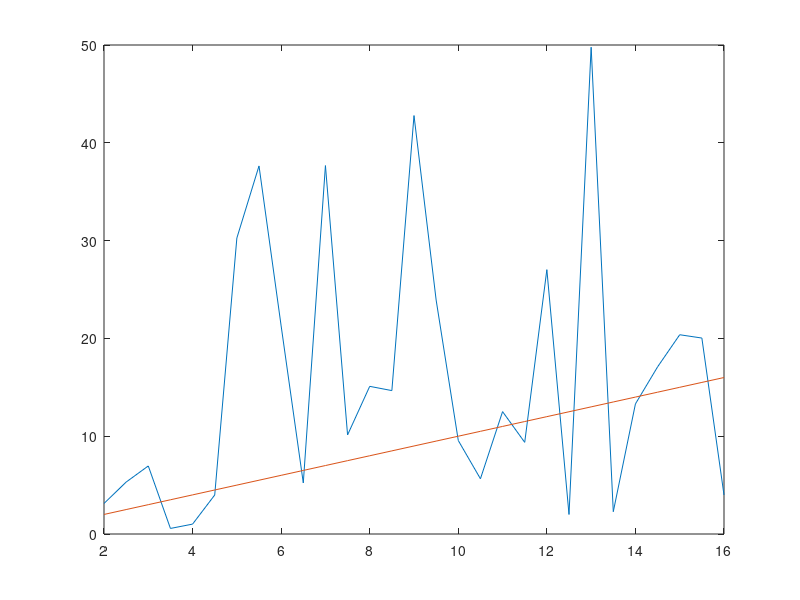

Here is the MATLAB script that generated this plot:
clc
xn = [0.631188734269011,0.355073651878849,0.997003271606648,0.224171498983127,0.652451072968615,0.604990641908259,0.387245431483135,0.142187159290504,0.0251349857102031,0.421112253765241,0.184100289427511,0.725775267469453,0.370362686515198,0.841560087468206,0.734229691193313,0.571025872824379,0.176855057625303,0.957384022595723,0.26532203619292,0.924580895239601,0.223770404697041,0.373563807642645,0.0875003495765857,0.640116548246715,0.180616887753108,0.0450511074735742,0.723173479183095,0.34743764558179,0.660616824502904,0.383868601071971,0.627346502443467,0.0216498146303065,0.910569988523029,0.800558656278811,0.745847484342721,0.813112813610761,0.383306318625529,0.617279232316449,0.575494859702814,0.530051704765016,0.275069755821935,0.24862895966197,0.451638770451973,0.227712826026548,0.80444958361307,0.98610424189597,0.0299919502693899,0.535664190667238,0.0870772199008923,0.802091440555804,0.98914490970034,0.0669462583977501,0.939398361884535,0.0181775336366957,0.683838613746355,0.783736480083219,0.534137567882728,0.885359450931142,0.89900489890614,0.625937626080496,0.137868992412558,0.217801593712125,0.182141075890434,0.0418198639729543,0.106941658550207,0.616443485085685,0.939661010161067,0.354455730967329,0.410629090059514,0.984349416984452,0.945579189035263,0.676644678433539,0.988302262313286,0.766831387216594,0.336699264391476,0.662381860399481,0.244165286790279,0.295507250831597,0.680178371230502,0.527846830418798,0.411593513407535,0.602638218036397,0.750520055923736,0.583533174261959,0.551792514935967,0.583570618757714,0.511819919958475,0.0825927269986994,0.71957013485949,0.996156111296869,0.354534304956922,0.971258815183406,0.34644876130036,0.886543861760306,0.454694864991908,0.413427289020815,0.2177320683573,0.125654587362626,0.308914593566815,0.726104431664832,0.782872072979123,0.693787614986897,0.00980225226306208,0.84321333801051,0.922331997796276,0.770954220673924,0.0426598559350487,0.378186137050219,0.704339624483368,0.729513045504647,0.224277070664514,0.269054731773365,0.673031165004119,0.477492197726861,0.623716412667442,0.23644493264091,0.177123754498317,0.829643385697585,0.766921667935265,0.93447827311827,0.107888905084364,0.182227505601056,0.0990952824224585,0.489763801923447,0.19324533046887,0.895891573792568,0.0990896496818146,0.0441655717626611,0.557295155804762,0.772495067187624,0.311940057496269,0.178982479314335,0.338955678247718,0.210145637043552,0.51015251976525,0.906364323265215,0.628923938652318,0.101533888812312,0.390854752726355,0.0546166152236576,0.501282913203215,0.431721171884247,0.997560349512189,0.811602580995323,0.485651669898018,0.894447755567393,0.137546594767065,0.390004914445285,0.927356224998125,0.917493832416117,0.713574011594316,0.61833738362194,0.343287890241345,0.93602732668977,0.124774040660493,0.730585361505707,0.646477432425814,0.833151985669295,0.398282228218775,0.749822209360636,0.835220510478131,0.322460397362259,0.552261616858355,0.979129132433892,0.549308533018303,0.330423609606603,0.61947155517778,0.360636571002203,0.756509543501944,0.41390074869019,0.492345104384938,0.69474323313261,0.972733885079784,0.327754960493407,0.837803183078576,0.739072227273528,0.954174456379543,0.0319226295039784,0.356868986182542,0.662653834287214,0.281501559148491,0.230383067317464,0.711128551180325,0.624572916993309,0.590608652919636,0.660437966312602,0.0475546731138661,0.348784808510059,0.451340580355743,0.240904997120111,0.715045013296177,0.856182292006288,0.281507695118553,0.731050829723741,0.137762892519516,0.836722781749717,0.13860171574236,0.588209385389494,0.366156800454938,0.806759544661106];
N=200;
real = 0;
realTemp = 0;
imag = 0;
imagTemp = 0;
xkTemp = 0;
xkrealTemp = 0;
xkimagTemp = 0;
xk = zeros(29,2);
i=1;
j=-1^0.5;
z=1;
y=2;
magTotal = 0;
mag = 0;
for k = 4:32
    for n = 1:N-1
        realTemp = xn(z) * (cos((2*pi*k*n)/N));
        imagTemp = xn(z) * -(sin((2*pi*k*n)/N));
        xkrealTemp = xkrealTemp + realTemp;
        xkimagTemp = xkimagTemp + imagTemp;
        z=z+1;
    end
    xkTemp = (xkrealTemp^2 + xkimagTemp^2)^0.5;
    xk(i,1) = xkTemp^2;
    xk(i,2) = y;
    y=y+0.5;
    i=i+1;
    n = 0;
    z=1;
    xkrealTemp = 0;
    xkimagTemp = 0;
    xkTemp = 0;
    realTemp = 0;
    imagTemp = 0;
end
xk
y = (2:0.5:16);
plot(y,xk)